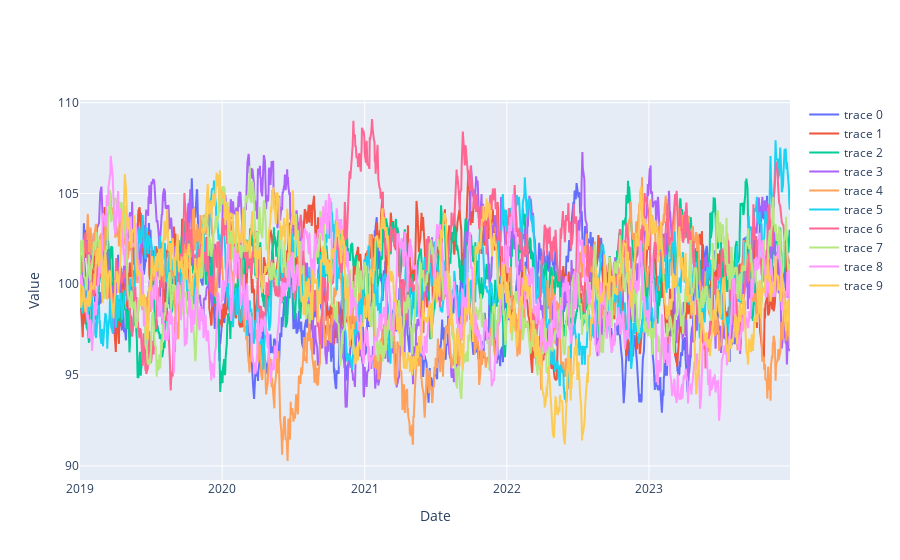

Write notebook code for a chart like this one.
### Markdown cell above
#  Predict V for OU

### Code cell
mu=100
sigma = 10
train, test = dat.build_simulated_train_test(N=10,mu=mu,sigma=sigma,kappa=10)
u.plot_plotly_multiple(train)

### Figure 1 — Plotly figure (JSON) as saved in the notebook; plotly's stock layout.template omitted (floating-point values rounded to 4 significant figures; data arrays with more than 128 entries replaced by an {"elided": "..."} marker saying what was removed)
{"data": [{"mode": "lines", "type": "scatter", "x": {"elided": "1304 str values"}, "y": {"elided": "1304 float values"}}, {"mode": "lines", "type": "scatter", "x": {"elided": "1304 str values"}, "y": {"elided": "1304 float values"}}, {"mode": "lines", "type": "scatter", "x": {"elided": "1304 str values"}, "y": {"elided": "1304 float values"}}, {"mode": "lines", "type": "scatter", "x": {"elided": "1304 str values"}, "y": {"elided": "1304 float values"}}, {"mode": "lines", "type": "scatter", "x": {"elided": "1304 str values"}, "y": {"elided": "1304 float values"}}, {"mode": "lines", "type": "scatter", "x": {"elided": "1304 str values"}, "y": {"elided": "1304 float values"}}, {"mode": "lines", "type": "scatter", "x": {"elided": "1304 str values"}, "y": {"elided": "1304 float values"}}, {"mode": "lines", "type": "scatter", "x": {"elided": "1304 str values"}, "y": {"elided": "1304 float values"}}, {"mode": "lines", "type": "scatter", "x": {"elided": "1304 str values"}, "y": {"elided": "1304 float values"}}, {"mode": "lines", "type": "scatter", "x": {"elided": "1304 str values"}, "y": {"elided": "1304 float values"}}], "layout": {"xaxis": {"title": {"text": "Date"}}, "yaxis": {"title": {"text": "Value"}}}}
